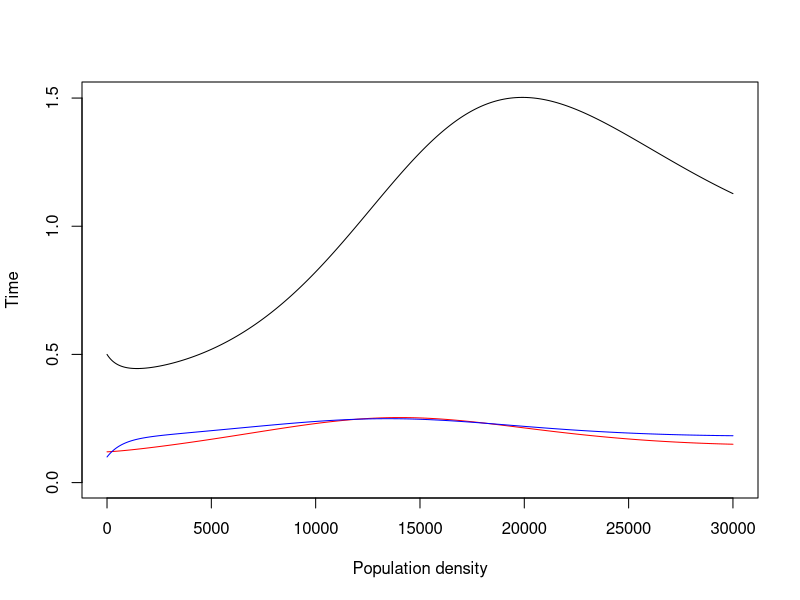

The R source for this figure:
#=============================================================================
# R code to implement and explore an ODE for resource-consumer dynamics 
# between algae and photosynthetic diazotrophs. The model assumes that two
# Nitrogen pools are present: 1 in the water column that only algae consume, 
# and 1 that is internal to nitrogen-fixing diazotrophs. This second source
# can become available to algae when diazotrophs die. 
# 
# Eventually the demographic rates will become temperature dependent. 
#
# This version of the code is specifically for the consumer species 
# Synechococcus. There is an extra equation in the ODE system for the 
# light attenuation coefficient of this species because it adjusts this
# dynamically according to light levels. 
#=============================================================================
# load libraries
#=============================================================================
library(tidyverse)
library(deSolve)


#=============================================================================
# Define the population dynamics through the following function
# This model includes one consumers: Pn and Pf 
# 	Pn is a consumer of Nitrogen and light. 
#	Pf is a consumer of Nitrogen and light, but also fixes N. 
# This model includes one resource: R 
# 	R can be added at a constant rate. 
#	R is produced by the mortality of both Pn and Pf
#
# The growth rates of both species are determined by light intensity. 
# Light intensity is a function of depth, and decreases as densities of both
# species increase. The extra set of equations in the model definition 
# calculate a new average growth rate each time step based on these factors.  
#=============================================================================

agawin_mod = function(times,sp,parms){
	with( as.list(c(parms, sp )),
		{	
			##### Determine species-specific average growth rates as a function
			##### of resource availibility and light intensity (eqs. 7, 9-10)
			Iout = Iin *(exp( zM*(-Kbg - kN*Pn - ks*Pf) ) ) #eq 7 at zM
		
			#Average growth rate of Pn
			gn_ave = gmn * (R/(Mn+R))*( ( log(Hn+Iin) - log(Hn+Iout) ) / 
			(log(Iin)-log(Iout) ) )

			#Average growth rate of Pf
			gf_ave = (gmfn2 *Mf + gmfn03*R)/(Mf+R)*( ( log(Hf+Iin) - log(Hf+Iout) ) / 
			(log(Iin)-log(Iout)) )

			##### Consumer dynamics 
			#Algae (Eq 1) : 
			dPn = Pn * ( gn_ave - mn) 

			#N fixer (Eq 2): 
			dPf = Pf * ( gf_ave - mf )			 
			#New light attenutation coefficient for Synech
			dks = 3*(1.37-0.5*log(Iout)-ks)

			####Resource (N) (Eq 3): 
			dR = D*(Rin - R) - Qn*gn_ave*Pn - Pf*gf_ave*Qf + ef*Pf*gf_ave*Qf

	  	list( c(dPn,dPf,dR,dks) )
		})	

}  


#=============================================================================
# Set values of the population parameters
#=============================================================================
###From table 3
###Non-fixer (there are two of these, chlorella for now)
mn = 0.014 #mortality

#These terms are all for the growth rate gn_ave. 
gmn = 0.051 #Max gr
Mn = 0.08 #Half saturation constants 
Hn = 24.8

###Fixer
mf =0.014 #mortality

#These terms are all for the growth rates gfno3 and gfn2. There are two sets of
#these for high and low light: 
#Use the low light treatment for Synech.
gmfn03 = .084
gmfn2 =  0.060
#Half saturation constants 
#All of Hs and Ms are set to be equal by the authors. 
Hf = 56
Mf = 1
# Hfn2 = 70
# Hfno3 = 70
# Mfn2 = 1
# Mfno3 = 1 

###Resource
Qn = 0.012#cell quota of N
Qf = 0.092#cell quota of N

D = 0.014 #dilution rate in experiment. 
Iin = 20 #Light in, HL
Rin = 0.1 #These are the treatment levels of N input. 0, 0.1, 0.5, 8. 

###Parametes for light intensity calculation (eqs 7-10)
#Growth rate is spatially (i.e. depth) dependent. The average growth rates (eqs 4 - 6) for 
#each species are light dependent. Light intensity is dependent on population 
#densities, depth, and some physical parameters as described by equation 7.
# 
#The integral in eq. 8 could be implemented directly in this code. However, 
#the authors show that this integral can be solved analytically which leads to 
#equations 9-10. These equations only require the endpoints of light intensity: 
#i.e., the light at depth 0, and at the mixing depth z_M, at the bottom of the 
#container.
Kbg = 4.75 #Background turbidity. In a few cases this is 11
zM = 0.05 #mixing depth
kN = 4.86 #This is determined by eq 13 for Synechococcus
ef = 8 #

#Put these parameters all together in a list to pass to deSolve with the model
#definition. 
parms = list(
			mn = mn, gmn = gmn, Mn = Mn, Hn = Hn, 
			mf = mf, gmfn03 = gmfn03, gmfn2 = gmfn2, Hf = Hf, Mf = Mf,  
			Qn = Qn, Qf = Qf, D= D, Iin = Iin, Rin = Rin, Kbg = Kbg, zM = zM,
			kN = kN, ef=ef
		 )

#=============================================================================
# Run the model with initial conditions 
#=============================================================================
tend = 3000
delta1 = 0.1
times  = seq(from = 0, to = tend, by = delta1)
tl = length(times)
#Use ICs to help set the scenario. E.g., when Pn or Pf =0, 
#this is a monoculture experiment. Otherwise, use ICs from those reported in 
#Table 1
minit =  c(Pn = 0.5,Pf = 0.12, R = Rin, ks = 0.5)

#Run the model
agawin_out = ode(y=minit, times=times, func=agawin_mod, parms=parms)

#=============================================================================
# Plot
#=============================================================================
#Black is Pn (Synechococcus) 
#Red is Pf (Chlorella)
#Blue is R (N)

plot( agawin_out [,2], t="l", ylab = "Time", xlab = "Population density", 
	ylim = c(0, max(agawin_out[,2:4]) ) )
cuse = c("black","black","red","blue","green")
for ( n in 3:4) {
	lines (agawin_out[,n], col = cuse[n] )
}
